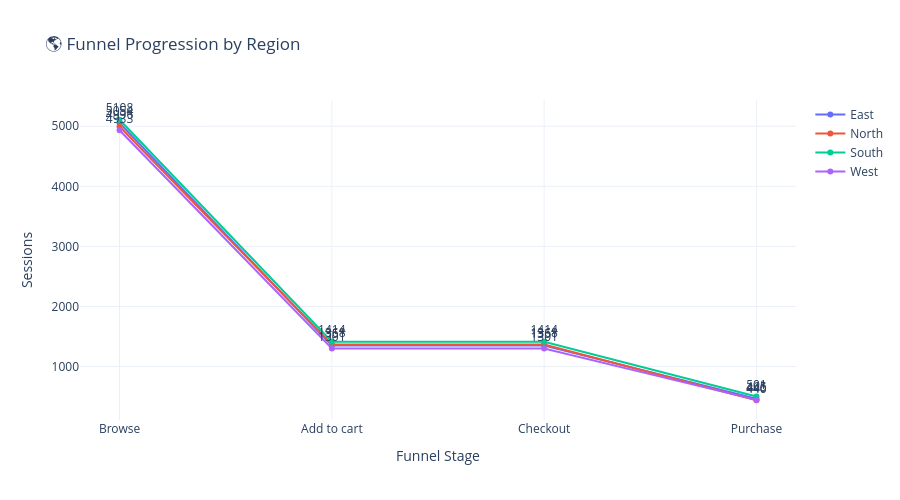

Write notebook code for a chart like this one.
### Markdown cell above
### Regional Analysis

### Code cell
import pandas as pd
import plotly.graph_objects as go
from plotly.subplots import make_subplots

# --- Regional Performance Summary ---
regional_analysis = session_summary.groupby('Region').agg(
    Total_Sessions=('Session_ID', 'count'),
    Total_Revenue=('Revenue', 'sum'),
    Avg_Session_Duration=('Session_Duration_Min', 'mean')
).round(2)

# Converted sessions & Conversion Rate
converted_sessions = session_summary[session_summary['Max_Funnel_Stage'] == 'Purchase'].groupby('Region').size()
regional_analysis['Converted_Sessions'] = converted_sessions
regional_analysis['Converted_Sessions'] = regional_analysis['Converted_Sessions'].fillna(0).astype(int)

regional_analysis['Conversion_Rate'] = (
    regional_analysis['Converted_Sessions'] / regional_analysis['Total_Sessions'] * 100
).round(2)

regional_analysis['AOV'] = (
    regional_analysis['Total_Revenue'] / regional_analysis['Converted_Sessions']
).fillna(0).round(2)

print("🌎 Regional Performance Summary:")
display(regional_analysis)

# --- Regional Funnel Progression (Interactive) ---
funnel_records = []

for region, group in session_summary.groupby('Region'):
    total_sessions = len(group)
    for i, stage in enumerate(funnel_stages):
        if i == 0:
            count = total_sessions
        else:
            count = (group['Max_Funnel_Stage'].apply(lambda x: funnel_stages.index(x) >= i)).sum()
        funnel_records.append({'Region': region, 'Stage': stage, 'Sessions': count})

regional_funnel_df = pd.DataFrame(funnel_records)

# Interactive line chart using Plotly
fig = go.Figure()

for region in regional_funnel_df['Region'].unique():
    df_region = regional_funnel_df[regional_funnel_df['Region'] == region]
    fig.add_trace(go.Scatter(
        x=df_region['Stage'], y=df_region['Sessions'],
        mode='lines+markers+text',
        text=df_region['Sessions'],
        textposition='top center',
        name=region
    ))

fig.update_layout(
    title="🌎 Funnel Progression by Region",
    xaxis_title="Funnel Stage",
    yaxis_title="Sessions",
    template='plotly_white',
    height=500,
    width=900
)

fig.show()

### Figure 1 — Plotly figure (JSON) as saved in the notebook; plotly's stock layout.template omitted (floating-point values rounded to 4 significant figures)
{"data": [{"mode": "lines+markers+text", "name": "East", "text": [5054.0, 1351.0, 1351.0, 465.0], "textposition": "top center", "type": "scatter", "x": ["Browse", "Add to cart", "Checkout", "Purchase"], "y": [5054, 1351, 1351, 465]}, {"mode": "lines+markers+text", "name": "North", "text": [4996.0, 1368.0, 1368.0, 440.0], "textposition": "top center", "type": "scatter", "x": ["Browse", "Add to cart", "Checkout", "Purchase"], "y": [4996, 1368, 1368, 440]}, {"mode": "lines+markers+text", "name": "South", "text": [5108.0, 1414.0, 1414.0, 501.0], "textposition": "top center", "type": "scatter", "x": ["Browse", "Add to cart", "Checkout", "Purchase"], "y": [5108, 1414, 1414, 501]}, {"mode": "lines+markers+text", "name": "West", "text": [4933.0, 1301.0, 1301.0, 446.0], "textposition": "top center", "type": "scatter", "x": ["Browse", "Add to cart", "Checkout", "Purchase"], "y": [4933, 1301, 1301, 446]}], "layout": {"height": 500, "title": {"text": "🌎 Funnel Progression by Region"}, "width": 900, "xaxis": {"title": {"text": "Funnel Stage"}}, "yaxis": {"title": {"text": "Sessions"}}}}
